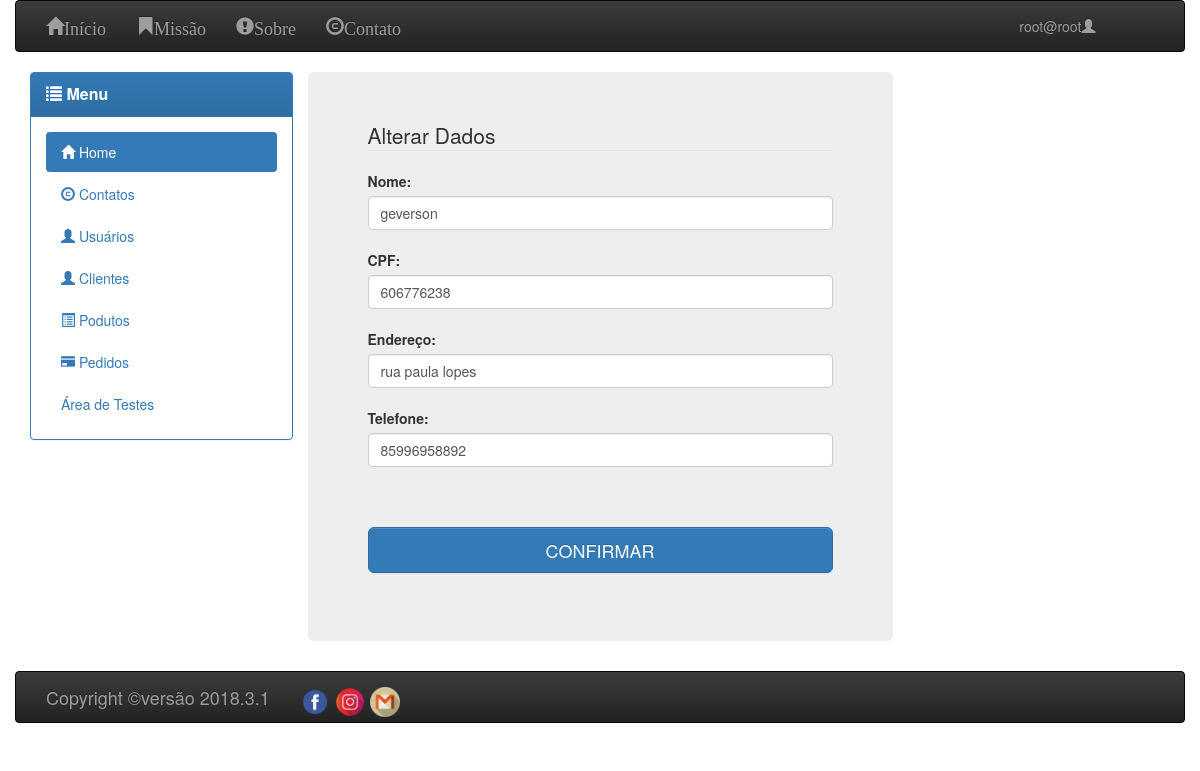
Screenshot of /?page=ControllerCliente&option=edita&clie_pk_id=1 (signed in) with the database file from the repository.
### tables this page shows
CREATE TABLE `cliente` (
  `clie_pk_id` int(11) NOT NULL,
  `clie_nome` varchar(255) NOT NULL,
  `clie_cpf` varchar(255) NOT NULL,
  `clie_endereco` varchar(255) NOT NULL,
  `clie_telefone` varchar(255) NOT NULL
);

### controller/ControllerCliente.php (called while the page is built, shortened)
<?php
include_once server_path("dao/DAOCliente.php");
class ControllerCliente {
    public static function edita() {
        $cliente = DAOCliente::getElementId($_GET['clie_pk_id']);
        include_once server_path('view/cliente/edit.php');
    }
}

### controller/ControllerValidation.php (called while the page is built, shortened)
<?php
class validar {
    public static function validar_option() {
        $classe = ucfirst($_GET['page']);
        $metodo = $_GET['option'];
        $classe::$metodo();
        return true;
    }
}

### conf.php (called while the page is built, shortened)
<?php
function server_url($caminho = "") {
    return $GLOBALS['server_url'] . $caminho;
}

### dao/DAOCliente.php (called while the page is built, shortened)
<?php
class DAOCliente extends DAOConexao {
    public static function getElementId($clie_pk_id = "") {
        $query = "SELECT * FROM myboutique.cliente WHERE clie_pk_id=:clie_pk_id;";
        try {
            $conexao = DAOConexao::getInstance();
        } catch (Exception $erro) {
            throw new Exception($erro->getMessage());
        }
        $busca = $conexao->prepare($query);
        $busca->bindParam(":clie_pk_id", $clie_pk_id, PDO::PARAM_STR);
        $busca->execute();
        return $busca->fetch(PDO::FETCH_OBJ);
    }
}

### view/cliente/edit.php (the view, shortened to what this page needs)
<div class="col-lg-3"><?php menu(); ?></div>
<div class="col-lg-6 jumbotron">
    <form action="<?php echo server_url('?page=ControllerCliente&option=atualizar'); ?>" method="POST">
        <legend>Alterar Dados</legend>
        <label>Nome:</label>
        <input type="text" value="<?php echo $cliente->clie_nome; ?>" name="clie_nome" placeholder="Nome" class="form-control" required>
        <br>
        <label>CPF:</label>
        <input type="number" value="<?php echo $cliente->clie_cpf; ?>" name="clie_cpf" placeholder="CPF" class="form-control" required>
        <br>
        <label>Endereço:</label>
        <input type="text" value="<?php echo $cliente->clie_endereco; ?>" name="clie_endereco" placeholder="Endereço" class="form-control" required>
        <br>
        <label>Telefone:</label>
        <input type="number" value="<?php echo $cliente->clie_telefone; ?>" name="clie_telefone" placeholder="Telefone" class="form-control" required>
        <br>
        <br>
        <br>
        <button class="btn btn-block btn-lg btn-primary">CONFIRMAR</button><br>
    </form>
</div>

### rows the page displays
cliente: clie_nome "geverson", clie_cpf "606776238", clie_endereco "rua paula lopes", clie_telefone "85996958892"

### other values shown
$us->usua_nome "root@root"
